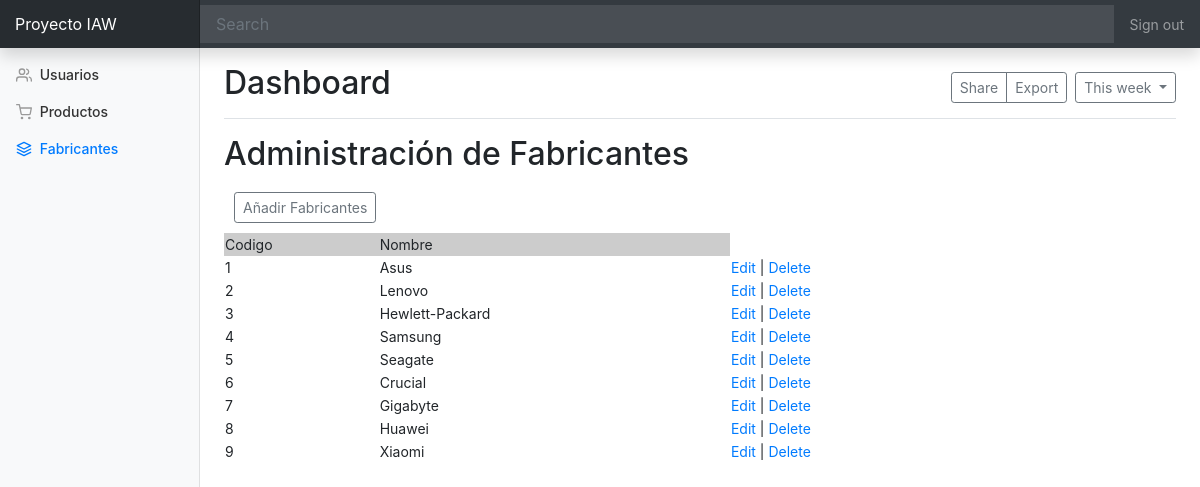
Page /dashboard_fabricante.php (signed in) on the committed database.
### tables this page shows
CREATE TABLE fabricante (
  codigo INT UNSIGNED AUTO_INCREMENT PRIMARY KEY,
  nombre VARCHAR(100) NOT NULL
);

### src/dashboard_fabricante.php (the view, shortened to what this page needs)
<?php
include_once("config.php");
$result = mysqli_query($mysqli, "SELECT * FROM fabricante ORDER BY codigo ASC");
?>
<!doctype html>
<html lang="en">
  <head>
<link href="../css/bootstrap.min.css" rel="stylesheet" >
    <link href="../css/dashboard.css" rel="stylesheet">
  </head>
  <body>
    <nav class="navbar navbar-dark fixed-top bg-dark flex-md-nowrap p-0 shadow">
  <a class="navbar-brand col-sm-3 col-md-2 mr-0" href="index.php">Proyecto IAW</a>
  <input class="form-control form-control-dark w-100" type="text" placeholder="Search" aria-label="Search">
  <ul class="navbar-nav px-3">
    <li class="nav-item text-nowrap">
      <a class="nav-link" href="logout.php">Sign out</a>
    </li>
  </ul>
</nav>
<div class="container-fluid">
  <div class="row">
    <nav class="col-md-2 d-none d-md-block bg-light sidebar">
      <div class="sidebar-sticky">
        <ul class="nav flex-column">
          <li class="nav-item">
            <a class="nav-link" href="dashboard_users.php">
              Usuarios
            </a>
          </li>
          <li class="nav-item">
            <a class="nav-link" href="dashboard.php">
              Productos
            </a>
          </li>
          <li class="nav-item">
            <a class="nav-link active" href="dashboard_fabricante.php">
              <span data-feather="home"></span> Fabricantes <span class="sr-only">(current)</span>
            </a>
          </li>
        </ul>
      </div>
    </nav>
    <main role="main" class="col-md-9 ml-sm-auto col-lg-10 px-4">
      <div class="d-flex justify-content-between flex-wrap flex-md-nowrap align-items-center pt-3 pb-2 mb-3 border-bottom">
        <h1 class="h2">Dashboard</h1>
        <div class="btn-toolbar mb-2 mb-md-0">
        <div class="btn-group mr-2">
            <button type="button" class="btn btn-sm btn-outline-secondary">Share</button>
            <button type="button" class="btn btn-sm btn-outline-secondary">Export</button>
          </div>
          <button type="button" class="btn btn-sm btn-outline-secondary dropdown-toggle">
            This week
          </button>
        </div>
      </div>
      <h2>Administración de Fabricantes</h2>
      <div class="btn-toolbar mb-2 mb-md-0" style="padding:10px;">
          <div class="btn-group mr-2">
          <a href="formulario_fabricante.php" class="btn btn-sm btn-outline-secondary">Añadir Fabricantes</a>
          </div>
      </div>
	<table width='80%' border=0>
	<tr bgcolor='#CCCCCC'>
		<td>Codigo</td>
		<td>Nombre</td>
	</tr>
	<?php
	while($row = mysqli_fetch_array($result)) {
		echo "<tr>\n";
		echo "<td>".$row['codigo']."</td>\n";
		echo "<td>".$row['nombre']."</td>\n";
		echo "<td><a href=\"edit_fabricante.php?codigo=$row[codigo]\">Edit</a> | <a href=\"delete_fabricante.php?codigo=$row[codigo]\" onClick=\"return confirm('Are you sure you want to delete?')\">Delete</a></td>\n";
		echo "</tr>\n";
	}
	?>
        </table>
      </div>
  </div>
        <script src="dashboard.js"></script></body>
</html>

### css/dashboard.css (style rules this page uses)
body { font-size: .875rem; }
.feather { width: 16px; height: 16px; vertical-align: text-bottom; }
.sidebar { position: fixed; top: 0; bottom: 0; left: 0; z-index: 100; padding: 48px 0 0; box-shadow: inset -1px 0 0 rgba(0, 0, 0, .1); }
.sidebar-sticky { position: relative; top: 0; height: calc(100vh - 48px); padding-top: .5rem; overflow-x: hidden; overflow-y: auto; }
.sidebar .nav-link { font-weight: 500; color: #333; }
.sidebar .nav-link .feather { margin-right: 4px; color: #999; }
.sidebar .nav-link.active { color: #007bff; }
.sidebar .nav-link:hover .feather, .sidebar .nav-link.active .feather { color: inherit; }
[role="main"] { padding-top: 133px; }
@media (min-width: 768px) { [role="main"] { padding-top: 48px; } }
.navbar-brand { padding-top: .75rem; padding-bottom: .75rem; font-size: 1rem; background-color: rgba(0, 0, 0, .25); box-shadow: inset -1px 0 0 rgba(0, 0, 0, .25); }
.navbar .form-control { padding: .75rem 1rem; border-width: 0; border-radius: 0; }
.form-control-dark { color: #fff; background-color: rgba(255, 255, 255, .1); border-color: rgba(255, 255, 255, .1); }

### rows in the picture
fabricante: codigo "1", nombre "Asus"
fabricante: codigo "2", nombre "Lenovo"
fabricante: codigo "3", nombre "Hewlett-Packard"
fabricante: codigo "4", nombre "Samsung"
fabricante: codigo "5", nombre "Seagate"
fabricante: codigo "6", nombre "Crucial"
fabricante: codigo "7", nombre "Gigabyte"
fabricante: codigo "8", nombre "Huawei"
fabricante: codigo "9", nombre "Xiaomi"
